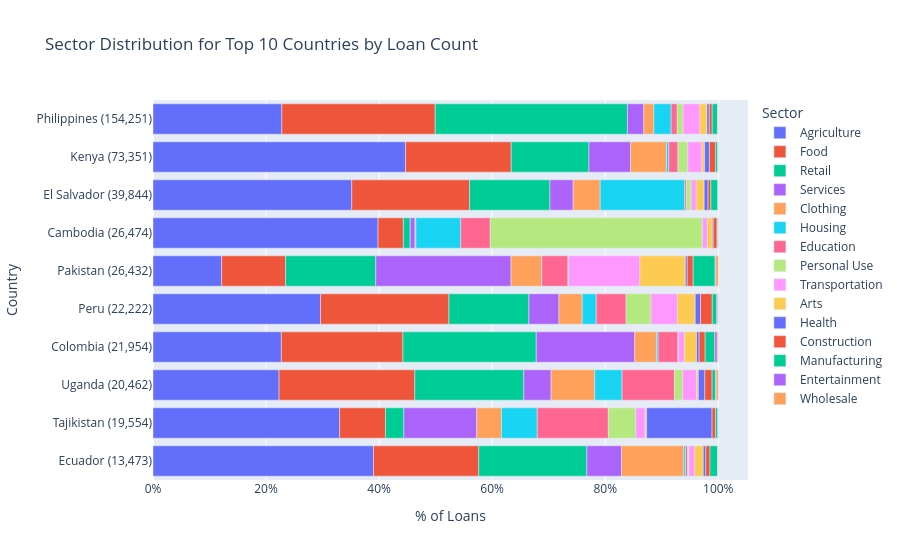

Notebook source saved alongside this figure:
### Markdown cell above
### Assessed Chart 2 - Sector Distribution for Top N Countries (100% stacked bar)

**Objective:** Show which sectors account for the largest share of loans in the countries
with the highest lending activity.

**What to look for:** Countries where a single sector dominates vs. countries with a
diversified sector mix. Differences in sector priorities between top-lending countries.

**Configurable parameter:** `TOP_N_COUNTRIES` controls how many countries appear.
Increase to see more context; decrease to focus on the biggest lenders.

**Limitation:** Proportions show sector composition, not monetary volume.
Sample sizes are shown in country labels.

### Code cell
# Number of top countries to display -- increase or decrease as needed
TOP_N_COUNTRIES = 10

top_countries = dfc['country'].value_counts().head(TOP_N_COUNTRIES).index.tolist()
top_df = dfc[dfc['country'].isin(top_countries)].copy()

sector_by_country = (
    top_df.groupby(['country', 'sector'])
    .size()
    .reset_index(name='count')
)
country_totals = top_df.groupby('country').size().reset_index(name='total')
sector_by_country = sector_by_country.merge(country_totals, on='country')
sector_by_country['pct'] = sector_by_country['count'] / sector_by_country['total'] * 100
sector_by_country['country_label'] = sector_by_country.apply(
    lambda r: f"{r['country']} ({r['total']:,})", axis=1
)

country_order = (
    top_df.groupby('country').size()
    .sort_values(ascending=False)
    .index.tolist()
)
label_order = [
    sector_by_country.loc[sector_by_country['country'] == c, 'country_label'].iloc[0]
    for c in country_order
]

# Sectors sorted by descending overall share across the full dataset
sector_order = (
    dfc['sector'].value_counts(normalize=True)
    .sort_values(ascending=False)
    .index.tolist()
)

fig_a2 = px.bar(
    sector_by_country,
    x='pct',
    y='country_label',
    color='sector',
    orientation='h',
    custom_data=['pct', 'country'],
    title=f'Sector Distribution for Top {TOP_N_COUNTRIES} Countries by Loan Count',
    labels={
        'pct': '% of Loans',
        'country_label': 'Country',
        'sector': 'Sector'
    },
    category_orders={'country_label': label_order, 'sector': sector_order}
)
fig_a2.update_traces(
    hovertemplate=(
        '<b>%{fullData.name}</b><br>'
        '% of total loans for %{customdata[1]}: %{customdata[0]:.1f}%'
        '<extra></extra>'
    )
)
fig_a2.update_layout(xaxis_ticksuffix='%')
fig_a2.show()

### Figure 1 — Plotly figure (JSON) as saved in the notebook; plotly's stock layout.template omitted (floating-point values rounded to 4 significant figures)
{"data": [{"customdata": [[39.81, "Cambodia"], [22.71, "Colombia"], [39.0, "Ecuador"], [35.16, "El Salvador"], [44.67, "Kenya"], [12.13, "Pakistan"], [29.63, "Peru"], [22.79, "Philippines"], [33.01, "Tajikistan"], [22.3, "Uganda"]], "hovertemplate": "<b>%{fullData.name}</b><br>% of total loans for %{customdata[1]}: %{customdata[0]:.1f}%<extra></extra>", "legendgroup": "Agriculture", "marker": {"color": "#636efa", "pattern": {"shape": ""}}, "name": "Agriculture", "orientation": "h", "showlegend": true, "textposition": "auto", "type": "bar", "x": [39.81, 22.71, 39.0, 35.16, 44.67, 12.13, 29.63, 22.79, 33.01, 22.3], "xaxis": "x", "y": ["Cambodia (26,474)", "Colombia (21,954)", "Ecuador (13,473)", "El Salvador (39,844)", "Kenya (73,351)", "Pakistan (26,432)", "Peru (22,222)", "Philippines (154,251)", "Tajikistan (19,554)", "Uganda (20,462)"], "yaxis": "y"}, {"customdata": [[4.484, "Cambodia"], [21.51, "Colombia"], [18.63, "Ecuador"], [20.85, "El Salvador"], [18.7, "Kenya"], [11.32, "Pakistan"], [22.72, "Peru"], [27.14, "Philippines"], [8.116, "Tajikistan"], [24.01, "Uganda"]], "hovertemplate": "<b>%{fullData.name}</b><br>% of total loans for %{customdata[1]}: %{customdata[0]:.1f}%<extra></extra>", "legendgroup": "Food", "marker": {"color": "#EF553B", "pattern": {"shape": ""}}, "name": "Food", "orientation": "h", "showlegend": true, "textposition": "auto", "type": "bar", "x": [4.484, 21.51, 18.63, 20.85, 18.7, 11.32, 22.72, 27.14, 8.116, 24.01], "xaxis": "x", "y": ["Cambodia (26,474)", "Colombia (21,954)", "Ecuador (13,473)", "El Salvador (39,844)", "Kenya (73,351)", "Pakistan (26,432)", "Peru (22,222)", "Philippines (154,251)", "Tajikistan (19,554)", "Uganda (20,462)"], "yaxis": "y"}, {"customdata": [[1.205, "Cambodia"], [23.59, "Colombia"], [19.13, "Ecuador"], [14.22, "El Salvador"], [13.76, "Kenya"], [15.96, "Pakistan"], [14.16, "Peru"], [34.01, "Philippines"], [3.263, "Tajikistan"], [19.28, "Uganda"]], "hovertemplate": "<b>%{fullData.name}</b><br>% of total loans for %{customdata[1]}: %{customdata[0]:.1f}%<extra></extra>", "legendgroup": "Retail", "marker": {"color": "#00cc96", "pattern": {"shape": ""}}, "name": "Retail", "orientation": "h", "showlegend": true, "textposition": "auto", "type": "bar", "x": [1.205, 23.59, 19.13, 14.22, 13.76, 15.96, 14.16, 34.01, 3.263, 19.28], "xaxis": "x", "y": ["Cambodia (26,474)", "Colombia (21,954)", "Ecuador (13,473)", "El Salvador (39,844)", "Kenya (73,351)", "Pakistan (26,432)", "Peru (22,222)", "Philippines (154,251)", "Tajikistan (19,554)", "Uganda (20,462)"], "yaxis": "y"}, {"customdata": [[0.8537, "Cambodia"], [17.42, "Colombia"], [6.123, "Ecuador"], [4.109, "El Salvador"], [7.37, "Kenya"], [23.93, "Pakistan"], [5.31, "Peru"], [2.899, "Philippines"], [12.89, "Tajikistan"], [4.828, "Uganda"]], "hovertemplate": "<b>%{fullData.name}</b><br>% of total loans for %{customdata[1]}: %{customdata[0]:.1f}%<extra></extra>", "legendgroup": "Services", "marker": {"color": "#ab63fa", "pattern": {"shape": ""}}, "name": "Services", "orientation": "h", "showlegend": true, "textposition": "auto", "type": "bar", "x": [0.8537, 17.42, 6.123, 4.109, 7.37, 23.93, 5.31, 2.899, 12.89, 4.828], "xaxis": "x", "y": ["Cambodia (26,474)", "Colombia (21,954)", "Ecuador (13,473)", "El Salvador (39,844)", "Kenya (73,351)", "Pakistan (26,432)", "Peru (22,222)", "Philippines (154,251)", "Tajikistan (19,554)", "Uganda (20,462)"], "yaxis": "y"}, {"customdata": [[0.1549, "Cambodia"], [3.854, "Colombia"], [11.01, "Ecuador"], [4.779, "El Salvador"], [6.35, "Kenya"], [5.421, "Pakistan"], [4.109, "Peru"], [1.783, "Philippines"], [4.378, "Tajikistan"], [7.727, "Uganda"]], "hovertemplate": "<b>%{fullData.name}</b><br>% of total loans for %{customdata[1]}: %{customdata[0]:.1f}%<extra></extra>", "legendgroup": "Clothing", "marker": {"color": "#FFA15A", "pattern": {"shape": ""}}, "name": "Clothing", "orientation": "h", "showlegend": true, "textposition": "auto", "type": "bar", "x": [0.1549, 3.854, 11.01, 4.779, 6.35, 5.421, 4.109, 1.783, 4.378, 7.727], "xaxis": "x", "y": ["Cambodia (26,474)", "Colombia (21,954)", "Ecuador (13,473)", "El Salvador (39,844)", "Kenya (73,351)", "Pakistan (26,432)", "Peru (22,222)", "Philippines (154,251)", "Tajikistan (19,554)", "Uganda (20,462)"], "yaxis": "y"}, {"customdata": [[7.932, "Cambodia"], [0.2824, "Colombia"], [0.3266, "Ecuador"], [14.97, "El Salvador"], [0.3899, "Kenya"], [0.02648, "Pakistan"], [2.48, "Peru"], [3.045, "Philippines"], [6.326, "Tajikistan"], [4.828, "Uganda"]], "hovertemplate": "<b>%{fullData.name}</b><br>% of total loans for %{customdata[1]}: %{customdata[0]:.1f}%<extra></extra>", "legendgroup": "Housing", "marker": {"color": "#19d3f3", "pattern": {"shape": ""}}, "name": "Housing", "orientation": "h", "showlegend": true, "textposition": "auto", "type": "bar", "x": [7.932, 0.2824, 0.3266, 14.97, 0.3899, 0.02648, 2.48, 3.045, 6.326, 4.828], "xaxis": "x", "y": ["Cambodia (26,474)", "Colombia (21,954)", "Ecuador (13,473)", "El Salvador (39,844)", "Kenya (73,351)", "Pakistan (26,432)", "Peru (22,222)", "Philippines (154,251)", "Tajikistan (19,554)", "Uganda (20,462)"], "yaxis": "y"}, {"customdata": [[5.224, "Cambodia"], [3.526, "Colombia"], [0.3637, "Ecuador"], [0.2786, "El Salvador"], [1.626, "Kenya"], [4.627, "Pakistan"], [5.288, "Peru"], [1.09, "Philippines"], [12.58, "Tajikistan"], [9.281, "Uganda"]], "hovertemplate": "<b>%{fullData.name}</b><br>% of total loans for %{customdata[1]}: %{customdata[0]:.1f}%<extra></extra>", "legendgroup": "Education", "marker": {"color": "#FF6692", "pattern": {"shape": ""}}, "name": "Education", "orientation": "h", "showlegend": true, "textposition": "auto", "type": "bar", "x": [5.224, 3.526, 0.3637, 0.2786, 1.626, 4.627, 5.288, 1.09, 12.58, 9.281], "xaxis": "x", "y": ["Cambodia (26,474)", "Colombia (21,954)", "Ecuador (13,473)", "El Salvador (39,844)", "Kenya (73,351)", "Pakistan (26,432)", "Peru (22,222)", "Philippines (154,251)", "Tajikistan (19,554)", "Uganda (20,462)"], "yaxis": "y"}, {"customdata": [[37.53, "Cambodia"], [0.07743, "Colombia"], [0.2078, "Ecuador"], [0.8408, "El Salvador"], [1.763, "Kenya"], [0.1362, "Pakistan"], [4.415, "Peru"], [1.028, "Philippines"], [4.853, "Tajikistan"], [1.432, "Uganda"]], "hovertemplate": "<b>%{fullData.name}</b><br>% of total loans for %{customdata[1]}: %{customdata[0]:.1f}%<extra></extra>", "legendgroup": "Personal Use", "marker": {"color": "#B6E880", "pattern": {"shape": ""}}, "name": "Personal Use", "orientation": "h", "showlegend": true, "textposition": "auto", "type": "bar", "x": [37.53, 0.07743, 0.2078, 0.8408, 1.763, 0.1362, 4.415, 1.028, 4.853, 1.432], "xaxis": "x", "y": ["Cambodia (26,474)", "Colombia (21,954)", "Ecuador (13,473)", "El Salvador (39,844)", "Kenya (73,351)", "Pakistan (26,432)", "Peru (22,222)", "Philippines (154,251)", "Tajikistan (19,554)", "Uganda (20,462)"], "yaxis": "y"}, {"customdata": [[0.8877, "Cambodia"], [1.048, "Colombia"], [1.039, "Ecuador"], [0.9111, "El Salvador"], [2.485, "Kenya"], [12.58, "Pakistan"], [4.671, "Peru"], [2.948, "Philippines"], [1.657, "Tajikistan"], [2.492, "Uganda"]], "hovertemplate": "<b>%{fullData.name}</b><br>% of total loans for %{customdata[1]}: %{customdata[0]:.1f}%<extra></extra>", "legendgroup": "Transportation", "marker": {"color": "#FF97FF", "pattern": {"shape": ""}}, "name": "Transportation", "orientation": "h", "showlegend": true, "textposition": "auto", "type": "bar", "x": [0.8877, 1.048, 1.039, 0.9111, 2.485, 12.58, 4.671, 2.948, 1.657, 2.492], "xaxis": "x", "y": ["Cambodia (26,474)", "Colombia (21,954)", "Ecuador (13,473)", "El Salvador (39,844)", "Kenya (73,351)", "Pakistan (26,432)", "Peru (22,222)", "Philippines (154,251)", "Tajikistan (19,554)", "Uganda (20,462)"], "yaxis": "y"}, {"customdata": [[0.8574, "Cambodia"], [2.159, "Colombia"], [1.522, "Ecuador"], [1.39, "El Salvador"], [0.4663, "Kenya"], [8.055, "Pakistan"], [3.146, "Peru"], [1.276, "Philippines"], [0.2608, "Tajikistan"], [0.2932, "Uganda"]], "hovertemplate": "<b>%{fullData.name}</b><br>% of total loans for %{customdata[1]}: %{customdata[0]:.1f}%<extra></extra>", "legendgroup": "Arts", "marker": {"color": "#FECB52", "pattern": {"shape": ""}}, "name": "Arts", "orientation": "h", "showlegend": true, "textposition": "auto", "type": "bar", "x": [0.8574, 2.159, 1.522, 1.39, 0.4663, 8.055, 3.146, 1.276, 0.2608, 0.2932], "xaxis": "x", "y": ["Cambodia (26,474)", "Colombia (21,954)", "Ecuador (13,473)", "El Salvador (39,844)", "Kenya (73,351)", "Pakistan (26,432)", "Peru (22,222)", "Philippines (154,251)", "Tajikistan (19,554)", "Uganda (20,462)"], "yaxis": "y"}, {"customdata": [[0.1738, "Cambodia"], [0.4509, "Colombia"], [0.4453, "Ecuador"], [0.7027, "El Salvador"], [0.8589, "Kenya"], [0.3405, "Pakistan"], [0.945, "Peru"], [0.4078, "Philippines"], [11.58, "Tajikistan"], [1.153, "Uganda"]], "hovertemplate": "<b>%{fullData.name}</b><br>% of total loans for %{customdata[1]}: %{customdata[0]:.1f}%<extra></extra>", "legendgroup": "Health", "marker": {"color": "#636efa", "pattern": {"shape": ""}}, "name": "Health", "orientation": "h", "showlegend": true, "textposition": "auto", "type": "bar", "x": [0.1738, 0.4509, 0.4453, 0.7027, 0.8589, 0.3405, 0.945, 0.4078, 11.58, 1.153], "xaxis": "x", "y": ["Cambodia (26,474)", "Colombia (21,954)", "Ecuador (13,473)", "El Salvador (39,844)", "Kenya (73,351)", "Pakistan (26,432)", "Peru (22,222)", "Philippines (154,251)", "Tajikistan (19,554)", "Uganda (20,462)"], "yaxis": "y"}, {"customdata": [[0.6761, "Cambodia"], [1.07, "Colombia"], [0.7422, "Ecuador"], [0.4894, "El Salvador"], [1.087, "Kenya"], [1.044, "Pakistan"], [2.07, "Peru"], [0.516, "Philippines"], [0.6341, "Tajikistan"], [1.276, "Uganda"]], "hovertemplate": "<b>%{fullData.name}</b><br>% of total loans for %{customdata[1]}: %{customdata[0]:.1f}%<extra></extra>", "legendgroup": "Construction", "marker": {"color": "#EF553B", "pattern": {"shape": ""}}, "name": "Construction", "orientation": "h", "showlegend": true, "textposition": "auto", "type": "bar", "x": [0.6761, 1.07, 0.7422, 0.4894, 1.087, 1.044, 2.07, 0.516, 0.6341, 1.276], "xaxis": "x", "y": ["Cambodia (26,474)", "Colombia (21,954)", "Ecuador (13,473)", "El Salvador (39,844)", "Kenya (73,351)", "Pakistan (26,432)", "Peru (22,222)", "Philippines (154,251)", "Tajikistan (19,554)", "Uganda (20,462)"], "yaxis": "y"}, {"customdata": [[0.1586, "Cambodia"], [1.704, "Colombia"], [1.351, "Ecuador"], [1.247, "El Salvador"], [0.4022, "Kenya"], [3.893, "Pakistan"], [0.792, "Peru"], [0.9342, "Philippines"], [0.404, "Tajikistan"], [0.6011, "Uganda"]], "hovertemplate": "<b>%{fullData.name}</b><br>% of total loans for %{customdata[1]}: %{customdata[0]:.1f}%<extra></extra>", "legendgroup": "Manufacturing", "marker": {"color": "#00cc96", "pattern": {"shape": ""}}, "name": "Manufacturing", "orientation": "h", "showlegend": true, "textposition": "auto", "type": "bar", "x": [0.1586, 1.704, 1.351, 1.247, 0.4022, 3.893, 0.792, 0.9342, 0.404, 0.6011], "xaxis": "x", "y": ["Cambodia (26,474)", "Colombia (21,954)", "Ecuador (13,473)", "El Salvador (39,844)", "Kenya (73,351)", "Pakistan (26,432)", "Peru (22,222)", "Philippines (154,251)", "Tajikistan (19,554)", "Uganda (20,462)"], "yaxis": "y"}, {"customdata": [[0.02644, "Cambodia"], [0.4145, "Colombia"], [0.05938, "Ecuador"], [0.04769, "El Salvador"], [0.04226, "Kenya"], [0.1021, "Pakistan"], [0.171, "Peru"], [0.09011, "Philippines"], [0.04603, "Tajikistan"], [0.1368, "Uganda"]], "hovertemplate": "<b>%{fullData.name}</b><br>% of total loans for %{customdata[1]}: %{customdata[0]:.1f}%<extra></extra>", "legendgroup": "Entertainment", "marker": {"color": "#ab63fa", "pattern": {"shape": ""}}, "name": "Entertainment", "orientation": "h", "showlegend": true, "textposition": "auto", "type": "bar", "x": [0.02644, 0.4145, 0.05938, 0.04769, 0.04226, 0.1021, 0.171, 0.09011, 0.04603, 0.1368], "xaxis": "x", "y": ["Cambodia (26,474)", "Colombia (21,954)", "Ecuador (13,473)", "El Salvador (39,844)", "Kenya (73,351)", "Pakistan (26,432)", "Peru (22,222)", "Philippines (154,251)", "Tajikistan (19,554)", "Uganda (20,462)"], "yaxis": "y"}, {"customdata": [[0.02644, "Cambodia"], [0.1959, "Colombia"], [0.05196, "Ecuador"], [0.007529, "El Salvador"], [0.02863, "Kenya"], [0.4426, "Pakistan"], [0.0945, "Peru"], [0.04797, "Philippines"], [0.01023, "Tajikistan"], [0.3519, "Uganda"]], "hovertemplate": "<b>%{fullData.name}</b><br>% of total loans for %{customdata[1]}: %{customdata[0]:.1f}%<extra></extra>", "legendgroup": "Wholesale", "marker": {"color": "#FFA15A", "pattern": {"shape": ""}}, "name": "Wholesale", "orientation": "h", "showlegend": true, "textposition": "auto", "type": "bar", "x": [0.02644, 0.1959, 0.05196, 0.007529, 0.02863, 0.4426, 0.0945, 0.04797, 0.01023, 0.3519], "xaxis": "x", "y": ["Cambodia (26,474)", "Colombia (21,954)", "Ecuador (13,473)", "El Salvador (39,844)", "Kenya (73,351)", "Pakistan (26,432)", "Peru (22,222)", "Philippines (154,251)", "Tajikistan (19,554)", "Uganda (20,462)"], "yaxis": "y"}], "layout": {"barmode": "relative", "legend": {"title": {"text": "Sector"}, "tracegroupgap": 0}, "title": {"text": "Sector Distribution for Top 10 Countries by Loan Count"}, "xaxis": {"anchor": "y", "domain": [0, 1], "ticksuffix": "%", "title": {"text": "% of Loans"}}, "yaxis": {"anchor": "x", "categoryarray": ["Ecuador (13,473)", "Tajikistan (19,554)", "Uganda (20,462)", "Colombia (21,954)", "Peru (22,222)", "Pakistan (26,432)", "Cambodia (26,474)", "El Salvador (39,844)", "Kenya (73,351)", "Philippines (154,251)"], "categoryorder": "array", "domain": [0, 1], "title": {"text": "Country"}}}}
